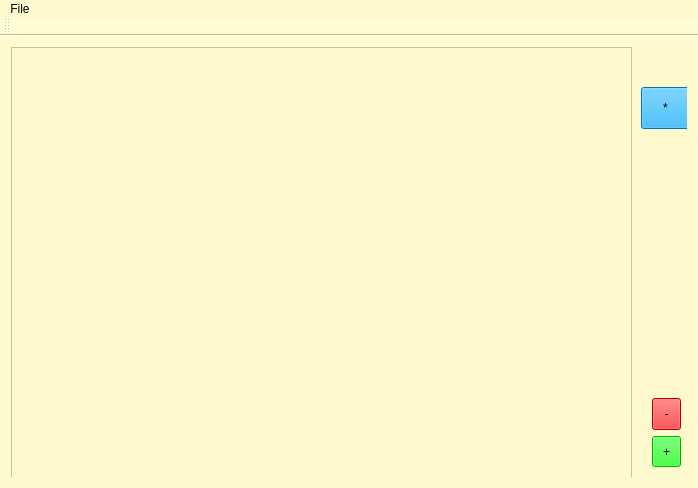
<?xml version="1.0" encoding="UTF-8"?>
<ui version="4.0">
 <class>MainWindow</class>
 <widget class="QMainWindow" name="MainWindow">
  <property name="geometry">
   <rect>
    <x>0</x>
    <y>0</y>
    <width>698</width>
    <height>488</height>
   </rect>
  </property>
  <property name="windowTitle">
   <string>MainWindow</string>
  </property>
  <property name="styleSheet">
   <string notr="true">background: rgb(255,250,205)</string>
  </property>
  <widget class="QWidget" name="centralWidget">
   <layout class="QGridLayout" name="gridLayout">
    <item row="0" column="0">
     <widget class="QStackedWidget" name="stackedWidget">
      <property name="autoFillBackground">
       <bool>false</bool>
      </property>
      <property name="styleSheet">
       <string notr="true">background: rgb(255,250,205)</string>
      </property>
      <property name="currentIndex">
       <number>1</number>
      </property>
      <widget class="QWidget" name="page">
       <layout class="QGridLayout" name="gridLayout_3">
        <item row="0" column="0">
         <layout class="QGridLayout" name="gridLayout_2">
          <property name="leftMargin">
           <number>0</number>
          </property>
          <property name="spacing">
           <number>20</number>
          </property>
          <item row="1" column="2">
           <widget class="QPushButton" name="resources_button">
            <property name="sizePolicy">
             <sizepolicy hsizetype="Expanding" vsizetype="Expanding">
              <horstretch>0</horstretch>
              <verstretch>0</verstretch>
             </sizepolicy>
            </property>
            <property name="font">
             <font>
              <pointsize>15</pointsize>
              <weight>75</weight>
              <bold>true</bold>
             </font>
            </property>
            <property name="styleSheet">
             <string notr="true">background: rgb(255, 255, 255);</string>
            </property>
            <property name="text">
             <string>Resources</string>
            </property>
           </widget>
          </item>
          <item row="0" column="0">
           <widget class="QPushButton" name="todo_button">
            <property name="sizePolicy">
             <sizepolicy hsizetype="Expanding" vsizetype="Expanding">
              <horstretch>0</horstretch>
              <verstretch>0</verstretch>
             </sizepolicy>
            </property>
            <property name="font">
             <font>
              <pointsize>15</pointsize>
              <weight>75</weight>
              <bold>true</bold>
             </font>
            </property>
            <property name="styleSheet">
             <string notr="true">background: rgb(255, 255, 255)</string>
            </property>
            <property name="text">
             <string>TODO</string>
            </property>
           </widget>
          </item>
          <item row="1" column="0">
           <widget class="QPushButton" name="questions_button">
            <property name="sizePolicy">
             <sizepolicy hsizetype="Expanding" vsizetype="Expanding">
              <horstretch>0</horstretch>
              <verstretch>0</verstretch>
             </sizepolicy>
            </property>
            <property name="font">
             <font>
              <pointsize>15</pointsize>
              <weight>75</weight>
              <bold>true</bold>
             </font>
            </property>
            <property name="styleSheet">
             <string notr="true">background: rgb(255, 255, 255)</string>
            </property>
            <property name="text">
             <string>Questions</string>
            </property>
           </widget>
          </item>
          <item row="0" column="2">
           <widget class="QPushButton" name="notes_button">
            <property name="sizePolicy">
             <sizepolicy hsizetype="Expanding" vsizetype="Expanding">
              <horstretch>0</horstretch>
              <verstretch>0</verstretch>
             </sizepolicy>
            </property>
            <property name="font">
             <font>
              <pointsize>15</pointsize>
              <weight>75</weight>
              <bold>true</bold>
             </font>
            </property>
            <property name="styleSheet">
             <string notr="true">background: rgb(255, 255, 255)</string>
            </property>
            <property name="text">
             <string>Notes</string>
            </property>
           </widget>
          </item>
         </layout>
        </item>
       </layout>
      </widget>
      <widget class="QWidget" name="page_2">
       <widget class="QListWidget" name="listWidget">
        <property name="geometry">
         <rect>
          <x>0</x>
          <y>0</y>
          <width>621</width>
          <height>431</height>
         </rect>
        </property>
       </widget>
       <widget class="QWidget" name="layoutWidget">
        <property name="geometry">
         <rect>
          <x>630</x>
          <y>340</y>
          <width>51</width>
          <height>91</height>
         </rect>
        </property>
        <layout class="QVBoxLayout" name="verticalLayout">
         <item>
          <widget class="QToolButton" name="delete_2">
           <property name="sizePolicy">
            <sizepolicy hsizetype="Expanding" vsizetype="Expanding">
             <horstretch>0</horstretch>
             <verstretch>0</verstretch>
            </sizepolicy>
           </property>
           <property name="styleSheet">
            <string notr="true">background: rgb(255, 0, 0)</string>
           </property>
           <property name="text">
            <string>-</string>
           </property>
          </widget>
         </item>
         <item>
          <widget class="QToolButton" name="add">
           <property name="sizePolicy">
            <sizepolicy hsizetype="Expanding" vsizetype="Expanding">
             <horstretch>0</horstretch>
             <verstretch>0</verstretch>
            </sizepolicy>
           </property>
           <property name="styleSheet">
            <string notr="true">background: rgb(0, 255, 0)</string>
           </property>
           <property name="text">
            <string>+</string>
           </property>
          </widget>
         </item>
        </layout>
       </widget>
       <widget class="QToolButton" name="resolve">
        <property name="geometry">
         <rect>
          <x>630</x>
          <y>40</y>
          <width>49</width>
          <height>42</height>
         </rect>
        </property>
        <property name="sizePolicy">
         <sizepolicy hsizetype="Expanding" vsizetype="Expanding">
          <horstretch>0</horstretch>
          <verstretch>0</verstretch>
         </sizepolicy>
        </property>
        <property name="styleSheet">
         <string notr="true">background: rgb(0, 170, 255)</string>
        </property>
        <property name="text">
         <string>*</string>
        </property>
       </widget>
      </widget>
     </widget>
    </item>
   </layout>
  </widget>
  <widget class="QMenuBar" name="menuBar">
   <property name="geometry">
    <rect>
     <x>0</x>
     <y>0</y>
     <width>698</width>
     <height>21</height>
    </rect>
   </property>
   <widget class="QMenu" name="menuFile">
    <property name="title">
     <string>File</string>
    </property>
    <addaction name="actionNew"/>
    <addaction name="actionOpen"/>
    <addaction name="actionSave"/>
    <addaction name="actionOverview"/>
    <addaction name="actionCollect_Resources"/>
   </widget>
   <addaction name="menuFile"/>
  </widget>
  <widget class="QToolBar" name="mainToolBar">
   <attribute name="toolBarArea">
    <enum>TopToolBarArea</enum>
   </attribute>
   <attribute name="toolBarBreak">
    <bool>false</bool>
   </attribute>
  </widget>
  <action name="actionNew">
   <property name="text">
    <string>New</string>
   </property>
  </action>
  <action name="actionOpen">
   <property name="text">
    <string>Open</string>
   </property>
  </action>
  <action name="actionSave">
   <property name="text">
    <string>Save</string>
   </property>
  </action>
  <action name="actionOverview">
   <property name="text">
    <string>Overview</string>
   </property>
  </action>
  <action name="actionCollect_Resources">
   <property name="text">
    <string>Collect Resources</string>
   </property>
  </action>
 </widget>
 <layoutdefault spacing="6" margin="11"/>
 <resources/>
 <connections/>
</ui>
